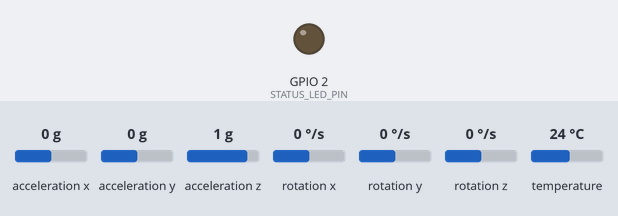
Simulated run of this sketch. Board: ESP32. Parts: output pins drawn as LEDs (lit = HIGH). The test bench sets the inputs (shaded band); at power-on: acceleration x 0 g, acceleration y 0 g, acceleration z 1 g, rotation x 0 °/s, rotation y 0 °/s, rotation z 0 °/s, temperature 24 °C. WiFi joins after 1.5 s; servers stay silent unless stated; what the sketch prints to the serial monitor is not drawn.

Above: at 0.6 s.
At 1.5 s:
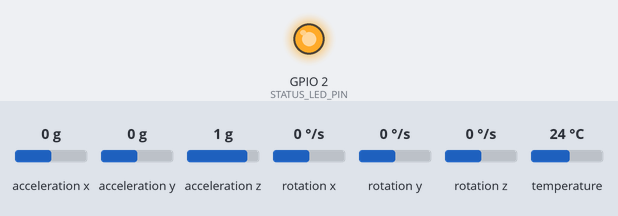
Timing chart, 0 to 3.0 s (numbered marks = the images above):
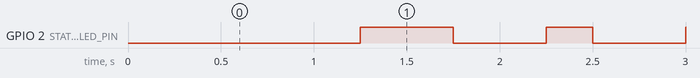

The sketch:

the_amalgamation.ino
```cpp
#include <Arduino.h>
#include "wifi_connect.h"
#include "io.h"
#include "udp.h"
#include "imu.h"


void setup() {
  Serial.begin(115200);
  io_init();
  wifiConnect();
  imu_init();
}

void loop() {
  printImuValues();
  data_send();
  delay(10);
}
```

defines.h
```cpp
#define WIFI_NETWORK "uam8nsw9dt9q"
#define WIFI_PASSWORD "K-jRAw9YC5-U"
#define UDP_PORT "20000"
#define UDP_ADDRESS "192.168.1.59"
```

imu.cpp
```cpp
#include <Adafruit_MPU6050.h>
#include <Adafruit_Sensor.h>
#include <Wire.h>
#include "imu.h"

Adafruit_MPU6050 mpu;

void imu_init(){
  if (!mpu.begin()) {
    Serial.println("Failed to find MPU6050 chip");
    while (1) {
      delay(10);
    }
  }
  mpu.setAccelerometerRange(MPU6050_RANGE_8_G);
  mpu.setGyroRange(MPU6050_RANGE_500_DEG);
  mpu.setFilterBandwidth(MPU6050_BAND_5_HZ);
}

sensor_data getMpuValues(){
  sensors_event_t a, g, temp;
  mpu.getEvent(&a, &g, &temp);
  sensor_data s;
  s.accel_x = a.acceleration.x;
  s.accel_y = a.acceleration.y;
  s.accel_z = a.acceleration.z;
  s.gyro_x = g.gyro.x;
  s.gyro_y = g.gyro.y;
  s.gyro_z = g.gyro.z;

  return s;
}

void printImuValues(){
  sensor_data s = getMpuValues();
  Serial.print("Acceleration X: ");
  Serial.print(s.accel_x);
  Serial.print(", Y: ");
  Serial.print(s.accel_y);
  Serial.print(", Z: ");
  Serial.print(s.accel_z);
  Serial.println(" m/s^2");

  Serial.print("Rotation X: ");
  Serial.print(s.gyro_x);
  Serial.print(", Y: ");
  Serial.print(s.gyro_y);
  Serial.print(", Z: ");
  Serial.print(s.gyro_z);
  Serial.println(" rad/s");

  Serial.println("");
}
```

imu.h
```cpp
struct sensor_data{
  float accel_x;
  float accel_y;
  float accel_z;

  float gyro_x;
  float gyro_y;
  float gyro_z;
};

sensor_data getMpuValues();
void imu_init();
void printImuValues();
```

io.cpp
```cpp
#include <Arduino.h>
#include "io.h"
#include "wifi_connect.h"
#define TIMER_INTERVAL_MS       250

int STATUS_LED_PIN = 2;

byte led_cycle[27] = {HIGH, LOW, HIGH, LOW, HIGH, LOW, LOW, LOW, HIGH, HIGH, LOW, HIGH, HIGH, LOW, HIGH, HIGH, LOW, LOW, LOW, HIGH, LOW, HIGH, LOW, HIGH, LOW, LOW, LOW};
byte state = LOW;
int count = 0;
void TimerHandler(){
  if(getWifiStatus()){
    count += 1;
    if(count >= 3){
      state = !state;
      count = 0;
    }
    digitalWrite(STATUS_LED_PIN, state);
  }
  else{
    digitalWrite(STATUS_LED_PIN, led_cycle[count]);
    count = (count >= 26) ? 0 : count + 1;
  }
}

hw_timer_t * timer = NULL;
void timer_init(){
  timer = timerBegin(0, 80, true);
  timerAttachInterrupt(timer, &TimerHandler, true);
  timerAlarmWrite(timer, 1000 * TIMER_INTERVAL_MS, true);
  timerAlarmEnable(timer);
}

void io_init(){
    pinMode(STATUS_LED_PIN, OUTPUT);
    timer_init();
}
```

io.h
```cpp
void io_init();
 void TimerHandler();
```

udp.cpp
```cpp
#include <WiFi.h>
#include <WiFiUdp.h>
#include <stdio.h>
#include "defines.h"
#include "udp.h"
#include "imu.h"

const unsigned int udpPort = atoi(UDP_PORT);
const char * udpAddress = UDP_ADDRESS;
WiFiUDP Udp;


void udp_init(){
  Udp.begin(udpPort);
}

void test_send(){
  // send a reply, to the IP address and port that sent us the packet we received
  char  ReplyBuffer[] = "This is a test of your ESP8266 services\r\n";       // a string to send back
  Udp.beginPacket(udpAddress, udpPort);
  Udp.printf(ReplyBuffer);
  Udp.endPacket();
  Serial.println("Packet sent");
}

/*
   *{
   *"type" : "POSITION",
   *"data" : {
   *"accel" : [x,y,z],
   *"gyro" : [x,y,z]
   *}
   */
byte buff[sizeof(float) * 6 + 1];

int packet_count = 100;
void data_send(){
  sensor_data s = getMpuValues();

  memcpy(buff,&s.accel_x,sizeof(float));
  memcpy(buff + sizeof(float) * 1, &s.accel_y, sizeof(float));
  memcpy(buff + sizeof(float) * 2, &s.accel_z, sizeof(float));
  memcpy(buff + sizeof(float) * 3, &s.gyro_x, sizeof(float));
  memcpy(buff + sizeof(float) * 4, &s.gyro_y, sizeof(float));
  memcpy(buff + sizeof(float) * 5, &s.gyro_z, sizeof(float));
  buff[sizeof(float) * 6] = 0;

  /*
  char ReplyBuffer[100];
  char ReplyBuffer2[100];
  char ReplyBuffer3[100];

  char  textBuffer[] = "\"type\" : \"POSITION\",\n\"data\" : {\n\"accel\" : [";
  char commaBuffer[] = ",";
  sprintf(ReplyBuffer, "%s%.2f%s%.2f%s%.2f%s %.2f%s%.2f%s%.2f%s", textBuffer, s.accel_x, ",", s.accel_y, ",", s.accel_z, "],\n\"gyro\" : [", s.gyro_x, ",", s.gyro_y, ",", s.gyro_z, "]\n}");
  */

  Udp.beginPacket(udpAddress, udpPort);
  //Udp.printf(ReplyBuffer);
  Udp.write(buff, sizeof(float) * 6 + 1);
  Udp.endPacket();
  if(packet_count == 200){
    //Serial.println(" 200 Packets sent");
    //Serial.println(ReplyBuffer);
    packet_count = 0;
  }
  packet_count += 1;
}
```

udp.h
```cpp
void udp_init();
void test_send();
void data_send();
```

wifi_connect.cpp
```cpp
#include <Arduino.h>
#include "defines.h"
#include "io.h"
#include "udp.h"
#include <WiFi.h>
#include <WiFiUdp.h>
#include "wifi_connect.h"


//WiFiEventHandler wifiConnectedHandler;
//WiFiEventHandler wifiDisconnectedHandler;
String local_ip;

void wifiConnect() {
  io_init();
  const char* ssid     = WIFI_NETWORK;
  const char* password = WIFI_PASSWORD;
  WiFi.mode(WIFI_STA);
  WiFi.begin(ssid, password);
  Serial.print("Connecting to ");
  Serial.println(WIFI_NETWORK);
  udp_init();
}

bool getWifiStatus(){
  return (WiFi.status() == WL_CONNECTED) ? 1 : 0;
}
```

wifi_connect.h
```cpp
#include <WiFi.h>
void wifiConnect();
void wifi_init();
bool getWifiStatus();
```

Measured:
- by itself, GPIO 2 (STATUS_LED_PIN): repeats every 0.75 s: LOW 0.50 s, HIGH 0.25 s
- by itself, everything shown: repeats every 7.5 s, in 20 steps
